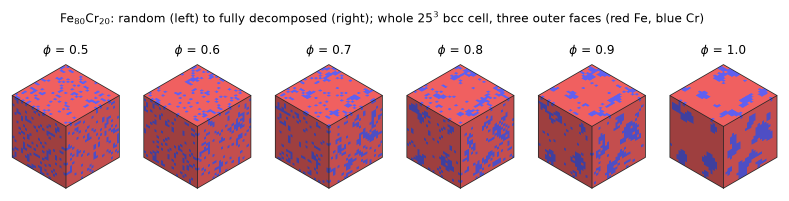
#> input picture visualizations/cube_strip_x0.20.png, 1578 x 401 px (shown at 1/2 size)
$ python frames.py ../../../visualizations/cube_strip_x0.20.png
#> lines starting #> are read from the running program, lines starting #| are printed output that depends on the picture; after the words box and inside, x2 and y2 are one past the last pixel; in counts of white or black regions, pixels touching at a corner belong together
### dft_qe/refdata/digitize_scripts/util.py
import numpy as np
from PIL import Image
def load(fn):
    return np.asarray(Image.open(fn).convert('RGB')).astype(float)
# [4 lines left out: function crop, not called in this run]

### dft_qe/refdata/digitize_scripts/frames.py
import sys; sys.path.insert(0, sys.argv[0].rsplit('/',1)[0])
from util import *
a = load(sys.argv[1]); g = a.mean(2)
#> after `g = a.mean(2)`:
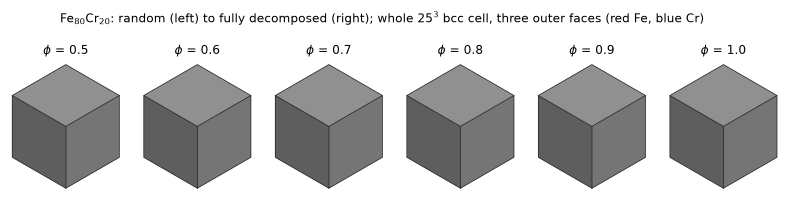
#> g: shape (401, 1578) float64 (shown at 1/2 size); min 0, max 255, mean 198.4
dark = g < 100
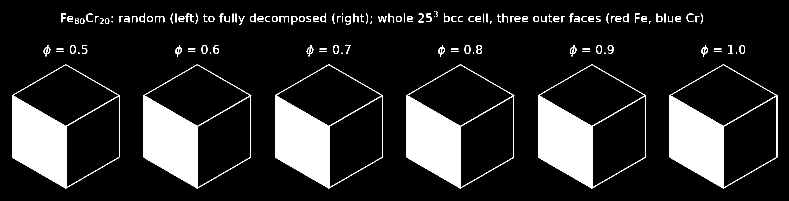
#> dark: shape (401, 1578) bool (shown at 1/2 size); 15% white; 138 white regions (17 under 20 px), largest, box (x1, y1, x2, y2) and area: (1076, 129, 1292, 378) 14683, (1339, 129, 1555, 378) 14682, (813, 129, 1029, 378) 14562
H,W = g.shape
#> H = 401; W = 1578
cs = dark.sum(0); rs = dark.sum(1)
#> after `cs = dark.sum(0)`: cs = 1578 values, max 155 at index 352, min 0 at index 0, mean 60.02
#> after `rs = dark.sum(1)`: rs = 401 values, max 674 at index 251, min 0 at index 0, mean 236.2
print('cols with >30% dark:', [ (i,int(cs[i])) for i in range(W) if cs[i] > 0.3*H])
#> (printed output is left out)
print('rows with >50% dark:', [ (i,int(rs[i])) for i in range(H) if rs[i] > 0.5*W])

$ run again, on visualizations/dft_cells_strip.png
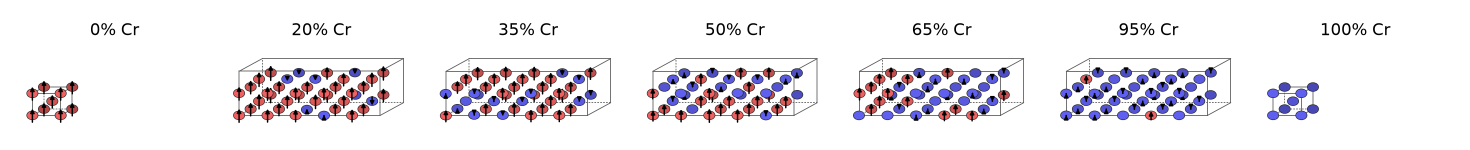
#> input picture visualizations/dft_cells_strip.png, 2940 x 300 px (shown at 1/2 size)
#> `g = a.mean(2)`:
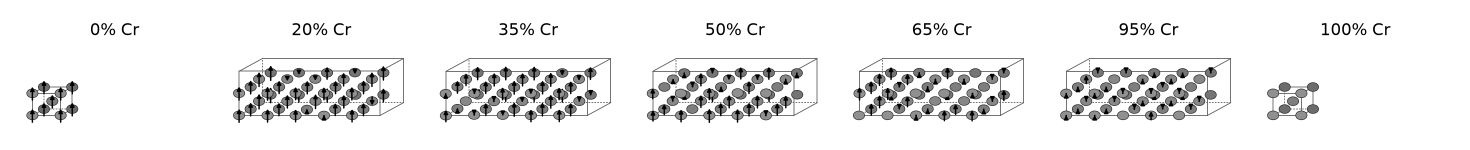
#> g: shape (300, 2940) float64 (shown at 1/2 size); min 0, max 255, mean 237
#> `dark = g < 100`:
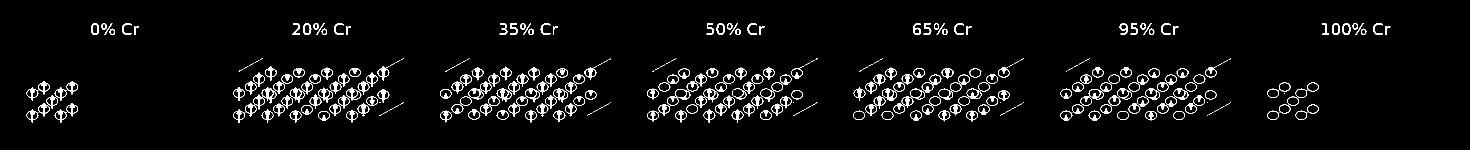
#> dark: shape (300, 2940) bool (shown at 1/2 size); 4.2% white; 320 white regions (78 under 20 px), largest, box (x1, y1, x2, y2) and area: (53, 162, 100, 202) 391, (109, 162, 156, 202) 381, (109, 206, 156, 246) 367
#> cs = 2940 values, max 71 at index 1084, min 0 at index 0, mean 12.54
#> rs = 300 values, max 698 at index 194, min 0 at index 0, mean 122.9
#| cols with >30% dark: []
#| rows with >50% dark: []
